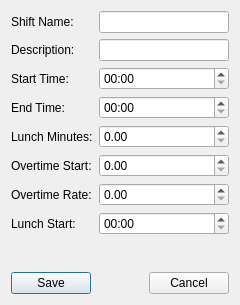
<?xml version="1.0" encoding="UTF-8"?>
<ui version="4.0">
 <class>ShiftEditor</class>
 <widget class="QDialog" name="ShiftEditor">
  <property name="geometry">
   <rect>
    <x>0</x>
    <y>0</y>
    <width>240</width>
    <height>305</height>
   </rect>
  </property>
  <property name="windowTitle">
   <string>Shift Details</string>
  </property>
  <layout class="QVBoxLayout" name="verticalLayout">
   <item>
    <layout class="QGridLayout" name="gridLayout">
     <item row="2" column="1">
      <widget class="QTimeEdit" name="dtpStartTime">
       <property name="displayFormat">
        <string>hh:mm</string>
       </property>
      </widget>
     </item>
     <item row="0" column="0">
      <widget class="QLabel" name="label">
       <property name="text">
        <string>Shift Name:</string>
       </property>
      </widget>
     </item>
     <item row="3" column="1">
      <widget class="QTimeEdit" name="dtpEndTime">
       <property name="displayFormat">
        <string>hh:mm</string>
       </property>
      </widget>
     </item>
     <item row="0" column="1">
      <widget class="QLineEdit" name="txtShiftName"/>
     </item>
     <item row="4" column="1" rowspan="2">
      <widget class="QDoubleSpinBox" name="spinLunchMinutes"/>
     </item>
     <item row="1" column="1">
      <widget class="QLineEdit" name="txtDescription"/>
     </item>
     <item row="4" column="0" rowspan="2">
      <widget class="QLabel" name="label_7">
       <property name="text">
        <string>Lunch Minutes:</string>
       </property>
      </widget>
     </item>
     <item row="1" column="0">
      <widget class="QLabel" name="label_2">
       <property name="text">
        <string>Description:</string>
       </property>
      </widget>
     </item>
     <item row="3" column="0">
      <widget class="QLabel" name="label_4">
       <property name="text">
        <string>End Time:</string>
       </property>
      </widget>
     </item>
     <item row="7" column="0">
      <widget class="QLabel" name="label_6">
       <property name="text">
        <string>Overtime Rate:</string>
       </property>
      </widget>
     </item>
     <item row="6" column="1">
      <widget class="QDoubleSpinBox" name="spinOvertimeStart"/>
     </item>
     <item row="2" column="0">
      <widget class="QLabel" name="label_3">
       <property name="text">
        <string>Start Time:</string>
       </property>
      </widget>
     </item>
     <item row="7" column="1">
      <widget class="QDoubleSpinBox" name="spinOvertimeRate"/>
     </item>
     <item row="6" column="0">
      <widget class="QLabel" name="label_5">
       <property name="text">
        <string>Overtime Start:</string>
       </property>
      </widget>
     </item>
     <item row="8" column="0">
      <widget class="QLabel" name="label_8">
       <property name="text">
        <string>Lunch Start:</string>
       </property>
      </widget>
     </item>
     <item row="8" column="1">
      <widget class="QTimeEdit" name="dtpLunchStart">
       <property name="displayFormat">
        <string>hh:mm</string>
       </property>
      </widget>
     </item>
    </layout>
   </item>
   <item>
    <spacer name="verticalSpacer">
     <property name="orientation">
      <enum>Qt::Vertical</enum>
     </property>
     <property name="sizeHint" stdset="0">
      <size>
       <width>20</width>
       <height>69</height>
      </size>
     </property>
    </spacer>
   </item>
   <item>
    <layout class="QHBoxLayout" name="horizontalLayout">
     <item>
      <widget class="QPushButton" name="cmdSave">
       <property name="text">
        <string>Save</string>
       </property>
      </widget>
     </item>
     <item>
      <spacer name="horizontalSpacer">
       <property name="orientation">
        <enum>Qt::Horizontal</enum>
       </property>
       <property name="sizeHint" stdset="0">
        <size>
         <width>40</width>
         <height>20</height>
        </size>
       </property>
      </spacer>
     </item>
     <item>
      <widget class="QPushButton" name="cmdCancel">
       <property name="text">
        <string>Cancel</string>
       </property>
      </widget>
     </item>
    </layout>
   </item>
  </layout>
 </widget>
 <tabstops>
  <tabstop>txtShiftName</tabstop>
  <tabstop>txtDescription</tabstop>
  <tabstop>dtpStartTime</tabstop>
  <tabstop>dtpEndTime</tabstop>
  <tabstop>spinLunchMinutes</tabstop>
  <tabstop>spinOvertimeStart</tabstop>
  <tabstop>spinOvertimeRate</tabstop>
  <tabstop>cmdSave</tabstop>
  <tabstop>cmdCancel</tabstop>
 </tabstops>
 <resources/>
 <connections/>
</ui>
